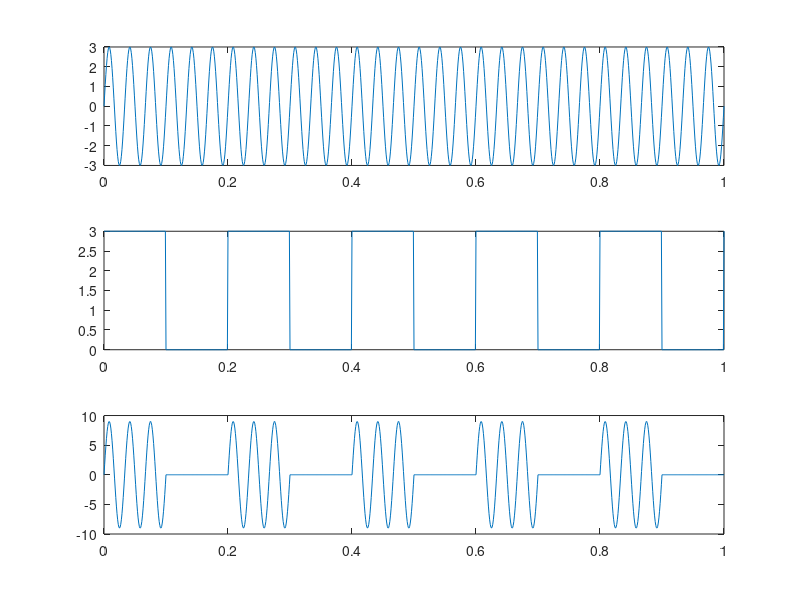

The MATLAB script that drew this image:
%Amplitude Shift keying(ASK)

fm=5; %Frequency of the pulse
fc = 30; %Frequency of the carrier
A=3;
t=0:0.001:1;
x=A.*sin(2*pi*fc*t);%carrer signal
plot(t,x);
u=A/2.*square(2*pi*fm*t)+(A/2);%pulse signal 
subplot(3,1,1);
plot(t,x);
subplot(3,1,2);
plot(t,u);
v=x.*u;
subplot(3,1,3);
plot(t,v);%plot ASK signal
